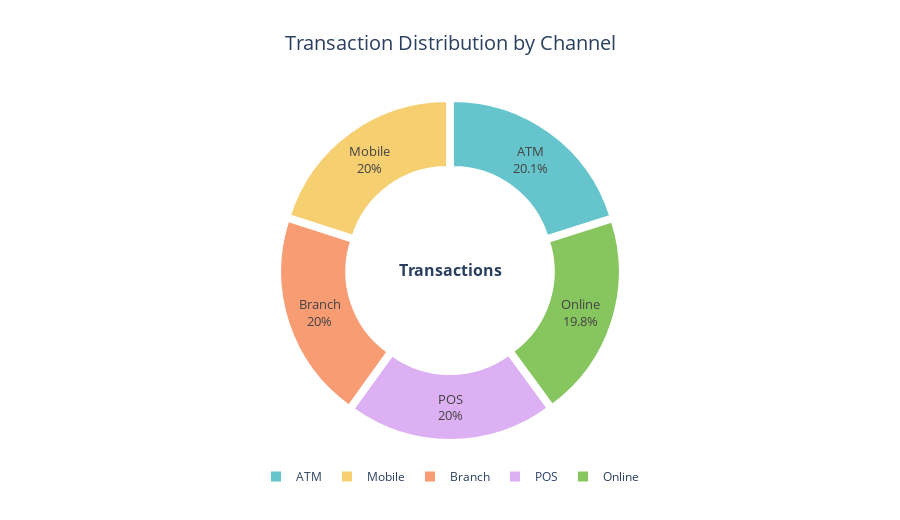

The cell this chart's notebook holds for it:
### Markdown cell above
### Transaction Channel Distribution

### Code cell
transaction_channel_distribution_query = "SELECT * FROM gold.analytics_transaction_by_channel"
transaction_channel_distribution_df = fetch_data(transaction_channel_distribution_query)

transaction_channel_distribution_df['hover_info'] = (
    'Share: ' + transaction_channel_distribution_df['pct_of_total'].astype(str) + '<br>' +
    'Total Volume: $' + transaction_channel_distribution_df['total_volume'].map('{:,.2f}'.format) + '<br>' +
    'Avg Amount: $' + transaction_channel_distribution_df['avg_amount'].map('{:,.2f}'.format)
)

colors = px.colors.qualitative.Pastel

fig = go.Figure()

fig.add_trace(
    go.Pie(
        labels=transaction_channel_distribution_df['channel'],
        values=transaction_channel_distribution_df['transaction_count'],
        hole=0.6,
        textinfo='label+percent',
        textfont=dict(size=13),
        marker=dict(
            colors=colors,
            line=dict(color='white', width=2)
        ),
        pull=[0.03] * len(transaction_channel_distribution_df),
        hovertext=customer_segment_distribution_pie_df['hover_info'],
    )
)

fig.update_layout(
    title=dict(
        text="Transaction Distribution by Channel",
        x=0.5,
        font=dict(size=20)
    ),
    height=520,
    paper_bgcolor='white',
    plot_bgcolor='white',
    showlegend=True,
    legend=dict(
        orientation="h",
        yanchor="bottom",
        y=-0.15,
        xanchor="center",
        x=0.5
    ),
    annotations=[
        dict(
            text="<b>Transactions</b>",
            x=0.5,
            y=0.5,
            font_size=16,
            showarrow=False
        )
    ]
)

fig.show()

### Figure 1 — Plotly figure (JSON) as saved in the notebook; plotly's stock layout.template omitted (floating-point values rounded to 4 significant figures)
{"data": [{"hole": 0.6, "hovertext": ["<b>Premium</b><br><br>Customers: 5,432<br>Avg CLV: $50,325.09<br>Avg Income: $259,673.90", "<b>Business</b><br><br>Customers: 5,385<br>Avg CLV: $50,669.59<br>Avg Income: $259,337.86", "<b>Affluent</b><br><br>Customers: 5,383<br>Avg CLV: $50,635.20<br>Avg Income: $259,450.59", "<b>Mass Market</b><br><br>Customers: 5,378<br>Avg CLV: $50,431.39<br>Avg Income: $261,705.21"], "labels": ["ATM", "Mobile", "Branch", "POS", "Online"], "marker": {"colors": ["rgb(102, 197, 204)", "rgb(246, 207, 113)", "rgb(248, 156, 116)", "rgb(220, 176, 242)", "rgb(135, 197, 95)", "rgb(158, 185, 243)", "rgb(254, 136, 177)", "rgb(201, 219, 116)", "rgb(139, 224, 164)", "rgb(180, 151, 231)", "rgb(179, 179, 179)"], "line": {"color": "white", "width": 2}}, "pull": [0.03, 0.03, 0.03, 0.03, 0.03], "textfont": {"size": 13}, "textinfo": "label+percent", "type": "pie", "values": [25342, 25262, 25247, 25192, 24999]}], "layout": {"annotations": [{"font": {"size": 16}, "showarrow": false, "text": "<b>Transactions</b>", "x": 0.5, "y": 0.5}], "height": 520, "legend": {"orientation": "h", "x": 0.5, "xanchor": "center", "y": -0.15, "yanchor": "bottom"}, "paper_bgcolor": "white", "plot_bgcolor": "white", "showlegend": true, "title": {"font": {"size": 20}, "text": "Transaction Distribution by Channel", "x": 0.5}}}
